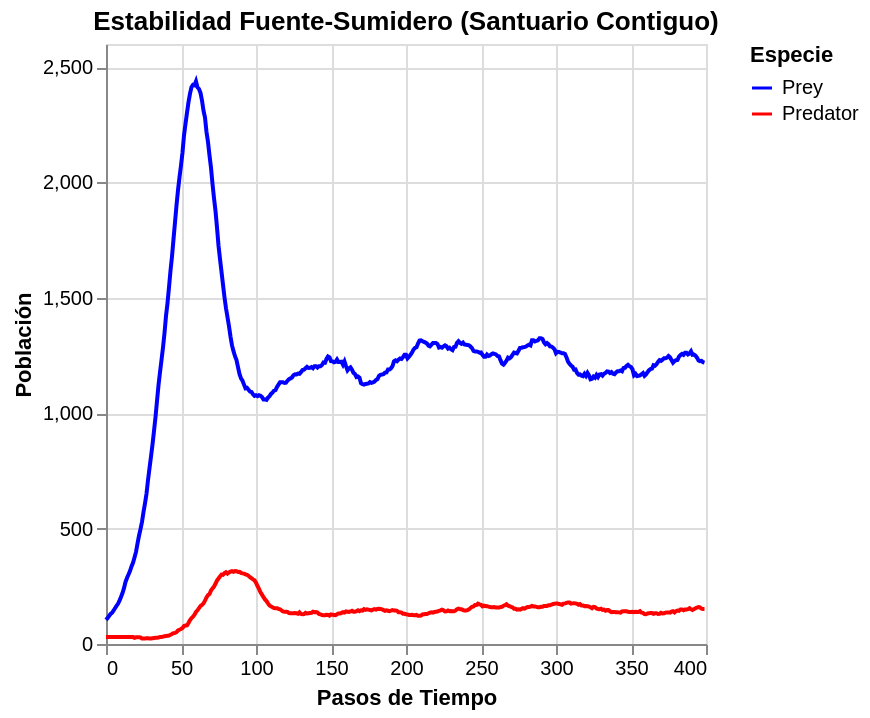

Vega-Lite specification stored for this chart:
### Vega-Lite specification from a JSON file in a GitHub repository (floating-point values rounded to 4 significant figures; data arrays with more than 128 entries replaced by an {"elided": "..."} marker saying what was removed)
{"config": {"view": {"continuousWidth": 300, "continuousHeight": 300}}, "data": {"name": "data-241ac7b6e7724c25d3c68ad8dab976a8"}, "mark": {"type": "line"}, "encoding": {"color": {"field": "key", "scale": {"domain": ["Prey", "Predator"], "range": ["blue", "red"]}, "title": "Especie", "type": "nominal"}, "x": {"field": "index", "title": "Pasos de Tiempo", "type": "quantitative"}, "y": {"field": "value", "title": "Población", "type": "quantitative"}}, "title": "Estabilidad Fuente-Sumidero (Santuario Contiguo)", "transform": [{"fold": ["Prey", "Predator"]}], "$schema": "https://vega.github.io/schema/vega-lite/v6.1.0.json", "datasets": {"data-241ac7b6e7724c25d3c68ad8dab976a8": {"elided": "400 records"}}}
